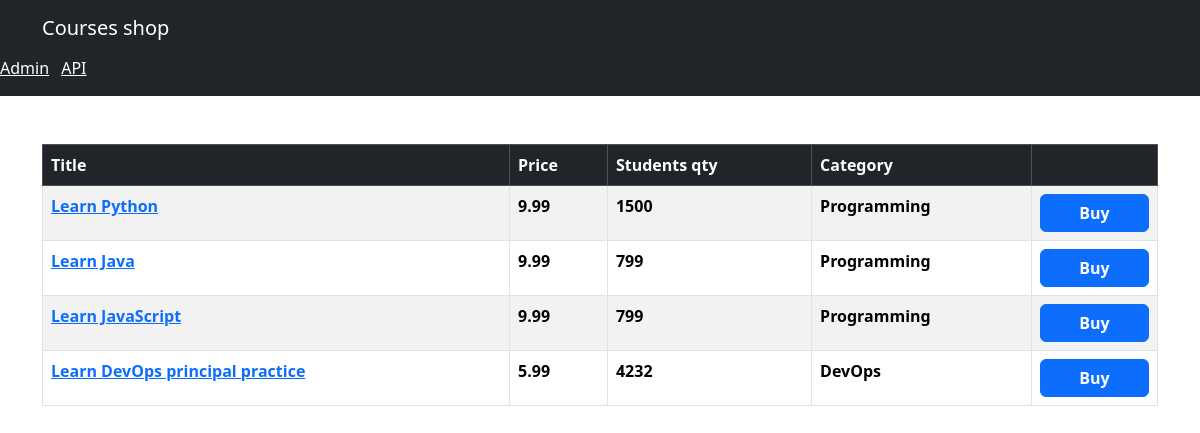
The page / on the database its author committed.
### shop/models.py (models this page shows, shortened)
class Course(models.Model):
    title = models.CharField(max_length=255)
    price = models.FloatField()
    students_qty = models.IntegerField()
    reviews_qty = models.IntegerField()
    category = models.ForeignKey(Category, on_delete=models.CASCADE)
    created_at = models.DateTimeField(default=timezone.now)

class Category(models.Model):
    title = models.CharField(max_length=255)
    created_of = models.DateTimeField(default=timezone.now)
    def __str__(self):
        return self.title

### shop/views.py (the view)
# urls.py: path('', include(api.urls), name='index')
def index(request):
    courses = Course.objects.all()
    return render(request, 'shop/courses.html', {'courses': courses})

### templates/shop/courses.html (shortened to what this page needs)
{% extends 'base.html' %}
{% block content %}
    <table class="table mt-5 table-bordered table-striped table-hover fw-semibold">
        <thead class="table-dark">
            <tr>
                <th>Title</th>
                <th>Price</th>
                <th>Students qty</th>
                <th>Category</th>
                <th></th>
            </tr>
        </thead>
        <tbody>
            {% for course in courses %}
            <tr>
                <td>
                <a href={% url "shop:single_course" course.id %}>{{ course.title }}</a>
                </td>
                <td>{{ course.price }} </td>
                <td>{{ course.students_qty }}</td>
                <td>{{ course.category }}</td>
                <td><button class="btn btn-primary fw-semibold w-100 h-100">Buy</button></td>
            </tr>
            {% endfor %}
        </tbody>
    </table>
{% endblock %}

### templates/base.html (shortened to what this page needs)
<!DOCTYPE html>
<html lang="en">
<head>
    <link href="https://cdn.jsdelivr.net/npm/bootstrap@5.3.8/dist/css/bootstrap.min.css" rel="stylesheet">
</head>
<body>
    <nav class="navbar navbar-dark bg-dark">
        <div class="container">
            <a href={% url "shop:index" %} class="navbar-brand">Courses shop</a>
        </div>
        <span class="navbar-text">
            <a href="/admin/" class="me-2" target="_blank">Admin</a>
            <a href="/api/v1/" class="me-5" target="_blank">API</a>
        </span>
    </nav>
    <main class="container">
        {% block content %}
        {% endblock %}
    </main>
</body>
</html>

### rows shown on the page
Course: title "Learn Python", price "9.99", students_qty "1500", category "Programming"
Course: title "Learn Java", price "9.99", students_qty "799", category "Programming"
Course: title "Learn JavaScript", price "9.99", students_qty "799", category "Programming"
Course: title "Learn DevOps principal practice", price "5.99", students_qty "4232", category "DevOps"
